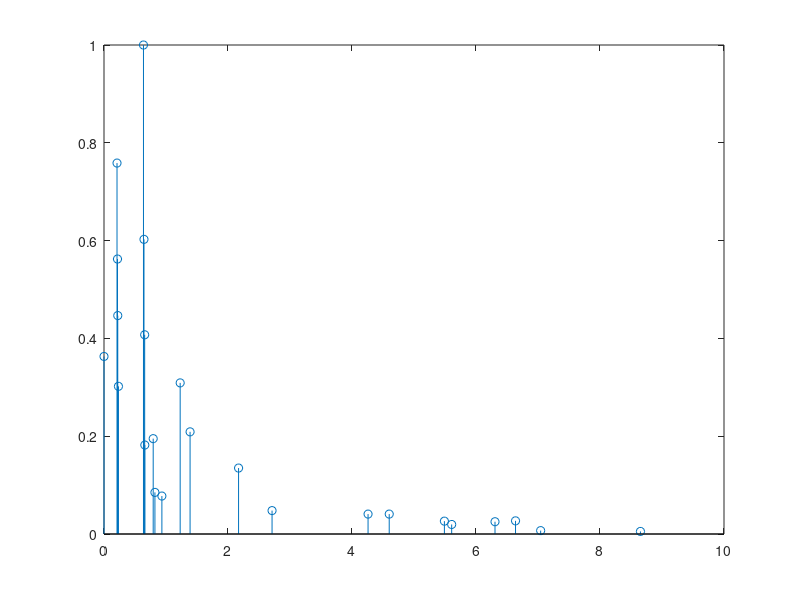
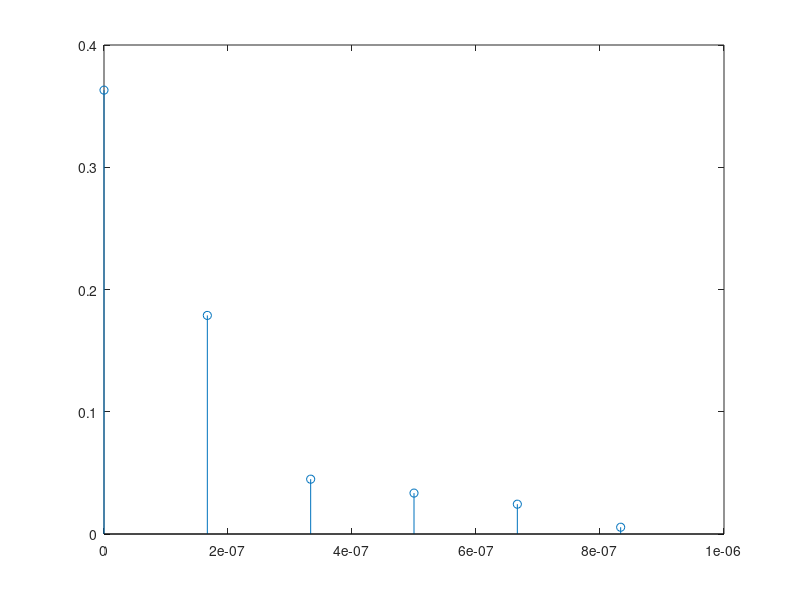

These figures' MATLAB source, in order: (Note: this script raises an error after producing the figures.)
% --------------------------------- %
% Exercise 2 - 1 Effect of Flat-Fading Channel on Signal Constelllation
% --------------------------------- %
clear;
clc;
close all;
% --------------------------------- %
% parameter define
% --------------------------------- %
Bw = 6e6;           % bandwidth
Ts = 1/Bw;

% sampling period
fc = 5.9 * 16 ^ 9;  % carrier frequency

delay_norm = [0 0.2099 0.2219 0.2329 0.2176 0.6366 ...
    0.6448 0.6560 0.6584 0.7935 0.8213 0.9336 1.2285 ...
    1.3883 2.1704 2.7105 4.2589 4.6003 5.4902 5.6077 ...
    6.3065 6.6374 7.0427 8.6523]; % normalized delay as per standard

Power_db = [-4.4 -1.2 -3.5 -5.2 -2.5 0 -2.2 -3.9 -7.4 ...
    -7.1 -10.7 -11.1 -5.1 -6.8 -8.7 -13.2 -13.9 -13.9 ...
    -15.8 -17.1 -16 -15.7 -21.6 -22.8];% Power of each delay
% converting log scale to linear
pow_prof_ori = 10.^(0.1 * Power_db);

figure;
stem(delay_norm, pow_prof_ori);

Ds = 100e-9;                     % nominal delay spread as per standard
delay_actual = delay_norm * Ds;  % actual delay 
maxdelay = delay_actual(end);    % max delay as per standard
newdelays = (0 : Ts : maxdelay); % delays according to sampling rate

% --------------------------------- %
% interpolating and generating channel with given para
% --------------------------------- %
% interpolating and taking the value for required delays
newpowers = interp1(delay_actual, Power_db, newdelays);
% converting log scale to linear
pow_prof = 10.^(0.1 * newpowers);
len = length(pow_prof);

figure;
stem(newdelays, pow_prof);

% channel coeff
h = sqrt(pow_prof.'/2) .* (randn(len, 1) + 1i * randn(len, 1));
% --------------------------------- %
% utilize the generated channel
% --------------------------------- %
N = 100;            % Number of modulated symbols
M = 64;             % Order of modulation
nbit = log2(M) * N;   % transfer bits
data_bits = randi([0 1], nbit, 1); % information bits generation
data_bit_Matrix = reshape(data_bits, N, log2(M)); % arranging bits to form bit matrix
dataSymbols = bi2de(data_bit_Matrix); % converting bits todecimal numbers
x = qammod(dataSymbols, M, 'UnitAveragePower', true);
EbNo_dB = 7;
snr_db = EbNo_dB + 10 * log10(log2(M));
y_1 = conv(x, h, 'same'); % utilize the gerated channel
y = awgn(y_1, snr_db); % final recerive signal
y_awgn = awgn(x, snr_db); % only use AWGN
% --------------------------------- %
% compare the effects
% --------------------------------- %
scatterplot(x);     % transmitted signal
title("transimitted signal");
scatterplot(y);     % received signal
title("received signal");
mm = y / h;
noZeroCol = any(mm);
scatterplot(mm(:,noZeroCol)); % after channel
title("received signal after rotation");
scatterplot(y_awgn); % only awgn
title("AWGN");

